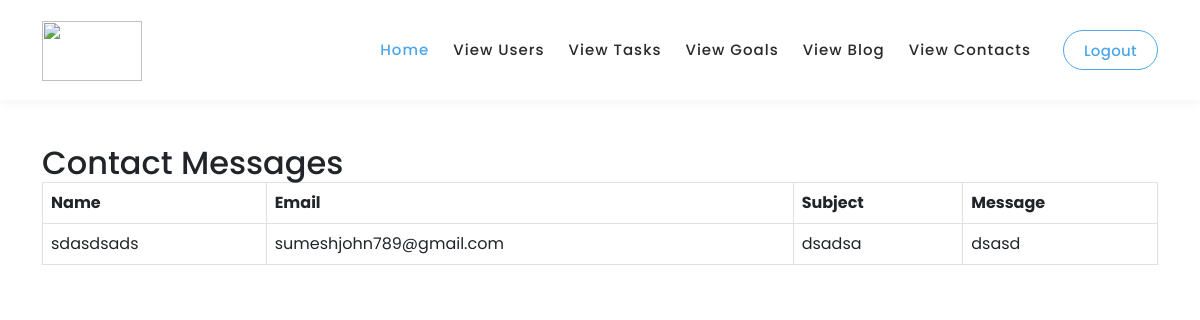
Page /view-contacts/ on the committed database.
### TaskApp/models.py (models this page shows, shortened)
class ContactMessage(models.Model):
    name = models.CharField(max_length=255)
    email = models.EmailField()
    subject = models.CharField(max_length=255)
    message = models.TextField()

### TaskApp/views.py (the view)
# urls.py: path('view-contacts/', view_contacts, name='view_contacts'),
def view_contacts(request):
    contacts=ContactMessage.objects.all()
    return render(request,'view_contacts.html' ,{"contacts":contacts} )

### TaskApp/templates/view_contacts.html (shortened to what this page needs)
{% load static %}
<!DOCTYPE html>
<html lang="en">
  <head>
    <link
      rel="stylesheet"
      type="text/css"
      href="{% static 'css/animated.css' %}"
    />
    <link
      rel="stylesheet"
      type="text/css"
      href="{% static 'css/bootstrap.min.css' %}"
    />
    <link
      rel="stylesheet"
      type="text/css"
      href="{% static 'css/fontawesome.css' %}"
    />
    <link rel="stylesheet" type="text/css" href="{% static 'css/owl.css' %}" />
    <link
      rel="stylesheet"
      type="text/css"
      href="{% static 'css/templatemo-digimedia-v1.css' %}"
    />
    <link
      rel="stylesheet"
      type="text/css"
      href="{% static 'css/templatemo-digimedia-v2.css' %}"
    />
    <link
      rel="stylesheet"
      type="text/css"
      href="{% static 'css/templatemo-digimedia-v3.css' %}"
    />
  </head>
  <body>
    <header
      class="header-area header-sticky wow slideInDown"
      data-wow-duration="0.75s"
      data-wow-delay="0s"
    >
      <div class="container">
        <div class="row">
          <div class="col-12">
            <nav class="main-nav">
              <a href="/dashboard" class="logo">
                <img
                  style="height: 60px; width: 100px"
                  src="{% static 'images/sdg2.png' %}"
                  alt=""
                />
              </a>
              <ul class="nav">
                <li class="scroll-to-section">
                  <a href="/dashboard" class="active">Home</a>
                </li>
                <li class="scroll-to-section">
                  <a href="/view-users">View Users</a>
                </li>
                <li class="scroll-to-section">
                  <a href="/view-tasks">View Tasks</a>
                </li>
                <li class="scroll-to-section">
                  <a href="/view-goals">View Goals</a>
                </li>
                <li class="scroll-to-section">
                  <a href="/blog_list">View Blog</a>
                </li>
                <li class="scroll-to-section">
                  <a href="/view-contacts">View Contacts</a>
                </li>
                <li class="scroll-to-section">
                  <div class="border-first-button">
                    <a href="/signout">Logout</a>
                  </div>
                </li>
              </ul>
            </nav>
          </div>
        </div>
      </div>
    </header>
    <br />
    <br />
    <br />
    <br />
    <br />
    {% block content %}
    <div class="container mt-4">
      <h2>Contact Messages</h2>
      {% if contacts %}
      <table class="table table-bordered">
        <thead>
          <tr>
            <th>Name</th>
            <th>Email</th>
            <th>Subject</th>
            <th>Message</th>
          </tr>
        </thead>
        <tbody>
          {% for message in contacts %}
          <tr>
            <td>{{ message.name }}</td>
            <td>{{ message.email }}</td>
            <td>{{ message.subject }}</td>
            <td>{{ message.message }}</td>
          </tr>
          {% endfor %}
        </tbody>
      </table>
      {% else %}
      <p>No contact messages available.</p>
      {% endif %}
    </div>
    {% endblock %}
  </body>
</html>

### TaskApp/static/css/templatemo-digimedia-v1.css (style rules this page uses)
html, body, div, span, applet, object, iframe, h1, h2, h3, h4, h5, h6, p, blockquote, div pre, a, abbr, acronym, address, big, cite, code, del, dfn, em, font, img, ins, kbd, q, s, samp, small, strike, strong, sub, sup, tt, var, b, u, i, center, dl, dt, dd, ol, ul, li, figure, header, nav, section, article, aside, footer, figcaption { margin: 0; padding: 0; border: 0; outline: 0; }
ul, li { padding: 0; margin: 0; list-style: none; }
header, nav, section, article, aside, footer, hgroup { display: block; }
* { box-sizing: border-box; }
html, body { font-family: 'Poppins', sans-serif; font-weight: 400; background-color: #fff; -ms-text-size-adjust: 100%; -webkit-font-smoothing: antialiased; -moz-osx-font-smoothing: grayscale; }
a { text-decoration: none !important; }
h1, h2, h3, h4, h5, h6 { margin-top: 0px; margin-bottom: 0px; }
ul { margin-bottom: 0px; }
img { width: 100%; overflow: hidden; }
html, body { background: #fff; font-family: 'Poppins', sans-serif; }
.border-first-button a { display: inline-block !important; padding: 10px 20px !important; color: #fa65b1 !important; border: 1px solid #fa65b1 !important; border-radius: 23px; font-weight: 500 !important; letter-spacing: 0.3px !important; transition: all .5s; }
.header-area { background-color: #fff; box-shadow: 0px 5px 8px rgba(0,0,0,0.03); position: absolute; left: 0px; right: 0px; z-index: 100; height: 100px; -webkit-transition: all .5s ease 0s; -moz-transition: all .5s ease 0s; -o-transition: all .5s ease 0s; transition: all .5s ease 0s; }
.header-area .main-nav { min-height: 80px; background: transparent; }
.header-area .main-nav .logo { float: left; -webkit-transition: all 0.3s ease 0s; -moz-transition: all 0.3s ease 0s; -o-transition: all 0.3s ease 0s; transition: all 0.3s ease 0s; }
.header-area .main-nav .logo { line-height: 100px; float: left; -webkit-transition: all 0.3s ease 0s; -moz-transition: all 0.3s ease 0s; -o-transition: all 0.3s ease 0s; transition: all 0.3s ease 0s; }
.header-area .main-nav .nav { float: right; margin-top: 30px; margin-right: 0px; background-color: transparent; -webkit-transition: all 0.3s ease 0s; -moz-transition: all 0.3s ease 0s; -o-transition: all 0.3s ease 0s; transition: all 0.3s ease 0s; position: relative; z-index: 999; }
.header-area .main-nav .nav li { padding-left: 20px; padding-right: 20px; }
.header-area .main-nav .nav li:last-child { padding-right: 0px; padding-left: 40px; }
.header-area .main-nav .nav li:last-child a , .background-header .main-nav .nav li:last-child a { padding: 0px 20px !important; font-weight: 400; }
.header-area .main-nav .nav li a { display: block; font-weight: 500; font-size: 15px; color: #2a2a2a; text-transform: capitalize; -webkit-transition: all 0.3s ease 0s; -moz-transition: all 0.3s ease 0s; -o-transition: all 0.3s ease 0s; transition: all 0.3s ease 0s; height: 40px; line-height: 40px; border: transparent; letter-spacing: 1px; }
.header-area .main-nav .nav li:hover a, .header-area .main-nav .nav li a.active { color: #fa65b1!important; }
.header-area.header-sticky { min-height: 80px; }
.header-area .nav { margin-top: 30px; }
.header-area.header-sticky .nav li a.active { color: #fa65b1; }
@media (max-width: 1200px) { .header-area .main-nav .nav li { padding-left: 12px; padding-right: 12px; } }
@media (max-width: 1200px) { .header-area .main-nav:before { display: none; } }
@media (min-width: 767px) { .header-area .main-nav .nav { display: flex !important; } }
@media (max-width: 1200px) { .header-area .main-nav .nav li:last-child { padding-left: 20px; } }

### rows in the picture
ContactMessage: name "sdasdsads", email "sumeshjohn789@gmail.com", subject "dsadsa", message "dsasd"
